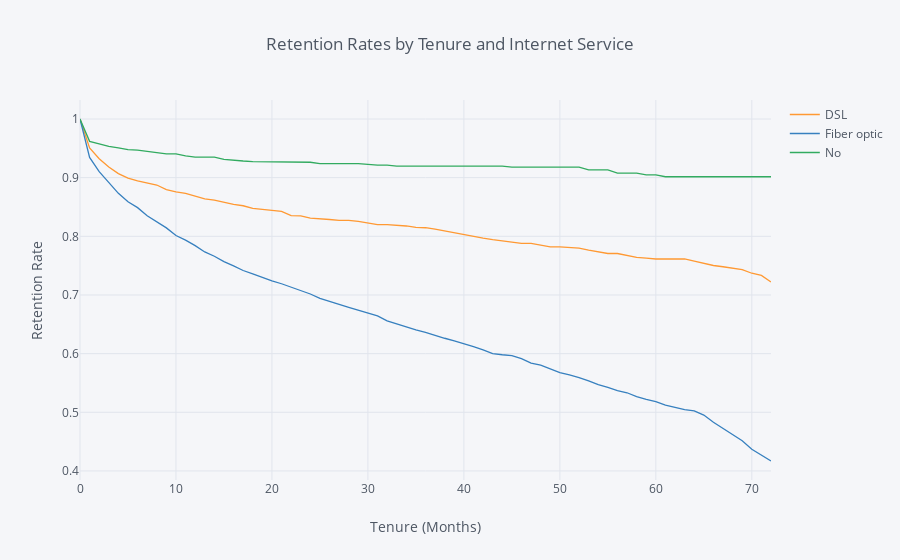

The notebook cell this image was saved under:
### Markdown cell above
From this perspective, we can see that the survival curve for senior citizens has a steeper slope than the curve for non-seniors, which causes them to end up with a much lower retention rate than non-seniors.

What if we define our cohorts around the type of Internet service the customer has as opposed to demographics?

### Code cell
rates = survival(data, 'InternetService', 'tenure', 'ChurnBinary')

rates.iplot(kind='line', xTitle='Tenure (Months)', yTitle='Retention Rate',
            title='Retention Rates by Tenure and Internet Service')

### Figure 1 — Plotly figure (JSON) as saved in the notebook; plotly's stock layout.template omitted (floating-point values rounded to 4 significant figures)
{"data": [{"line": {"color": "rgba(255, 153, 51, 1.0)", "dash": "solid", "shape": "linear", "width": 1.3}, "mode": "lines", "name": "DSL", "text": "", "type": "scatter", "uid": "23839f1e-a0ff-4b93-bfc5-8cdead6a3589", "x": [0, 1, 2, 3, 4, 5, 6, 7, 8, 9, 10, 11, 12, 13, 14, 15, 16, 17, 18, 19, 20, 21, 22, 23, 24, 25, 26, 27, 28, 29, 30, 31, 32, 33, 34, 35, 36, 37, 38, 39, 40, 41, 42, 43, 44, 45, 46, 47, 48, 49, 50, 51, 52, 53, 54, 55, 56, 57, 58, 59, 60, 61, 62, 63, 64, 65, 66, 67, 68, 69, 70, 71, 72], "y": [1, 0.9507, 0.9322, 0.9181, 0.9069, 0.8992, 0.8946, 0.8908, 0.8875, 0.8797, 0.8758, 0.8732, 0.8681, 0.864, 0.8619, 0.8576, 0.8543, 0.8521, 0.8476, 0.8459, 0.8448, 0.8425, 0.8354, 0.8348, 0.8311, 0.8293, 0.8286, 0.8273, 0.8273, 0.8253, 0.8226, 0.8198, 0.8198, 0.8191, 0.8176, 0.8154, 0.8147, 0.8123, 0.8092, 0.8052, 0.802, 0.7995, 0.7969, 0.7943, 0.7926, 0.7908, 0.788, 0.788, 0.7851, 0.7821, 0.7821, 0.781, 0.78, 0.7766, 0.7731, 0.7707, 0.7707, 0.7669, 0.7642, 0.7628, 0.7614, 0.7614, 0.7614, 0.7614, 0.7579, 0.7541, 0.7503, 0.7481, 0.7458, 0.7431, 0.7371, 0.7333, 0.7223]}, {"line": {"color": "rgba(55, 128, 191, 1.0)", "dash": "solid", "shape": "linear", "width": 1.3}, "mode": "lines", "name": "Fiber optic", "text": "", "type": "scatter", "uid": "b7405143-fd05-4b60-8e1f-bf321a058f5f", "x": [0, 1, 2, 3, 4, 5, 6, 7, 8, 9, 10, 11, 12, 13, 14, 15, 16, 17, 18, 19, 20, 21, 22, 23, 24, 25, 26, 27, 28, 29, 30, 31, 32, 33, 34, 35, 36, 37, 38, 39, 40, 41, 42, 43, 44, 45, 46, 47, 48, 49, 50, 51, 52, 53, 54, 55, 56, 57, 58, 59, 60, 61, 62, 63, 64, 65, 66, 67, 68, 69, 70, 71, 72], "y": [1, 0.9344, 0.9103, 0.8917, 0.8733, 0.8588, 0.8489, 0.8352, 0.8241, 0.8144, 0.8013, 0.7935, 0.7842, 0.7734, 0.7661, 0.757, 0.7496, 0.7417, 0.7361, 0.73, 0.7242, 0.7191, 0.7133, 0.7085, 0.7017, 0.6943, 0.6886, 0.684, 0.679, 0.6739, 0.6692, 0.6644, 0.656, 0.6506, 0.646, 0.6405, 0.6363, 0.6306, 0.6263, 0.6219, 0.6175, 0.612, 0.6064, 0.6002, 0.5981, 0.5965, 0.5917, 0.5839, 0.5805, 0.5737, 0.5678, 0.5636, 0.5593, 0.5536, 0.5471, 0.5424, 0.5369, 0.5333, 0.5267, 0.5221, 0.5182, 0.5124, 0.5081, 0.5045, 0.5026, 0.4953, 0.4831, 0.4723, 0.4618, 0.4517, 0.437, 0.4275, 0.417]}, {"line": {"color": "rgba(50, 171, 96, 1.0)", "dash": "solid", "shape": "linear", "width": 1.3}, "mode": "lines", "name": "No", "text": "", "type": "scatter", "uid": "c0f2cd30-8758-404e-b817-cf352818f2d0", "x": [0, 1, 2, 3, 4, 5, 6, 7, 8, 9, 10, 11, 12, 13, 14, 15, 16, 17, 18, 19, 20, 21, 22, 23, 24, 25, 26, 27, 28, 29, 30, 31, 32, 33, 34, 35, 36, 37, 38, 39, 40, 41, 42, 43, 44, 45, 46, 47, 48, 49, 50, 51, 52, 53, 54, 55, 56, 57, 58, 59, 60, 61, 62, 63, 64, 65, 66, 67, 68, 69, 70, 71, 72], "y": [1, 0.9618, 0.9576, 0.9532, 0.9509, 0.9478, 0.947, 0.9446, 0.9422, 0.9405, 0.9405, 0.937, 0.9352, 0.9352, 0.9352, 0.9313, 0.9294, 0.9284, 0.9273, 0.9273, 0.9263, 0.9263, 0.9263, 0.9263, 0.9263, 0.9239, 0.9239, 0.9239, 0.9239, 0.9239, 0.9226, 0.9212, 0.9212, 0.9198, 0.9198, 0.9198, 0.9198, 0.9198, 0.9198, 0.9198, 0.9198, 0.9198, 0.9198, 0.9198, 0.9198, 0.918, 0.918, 0.918, 0.918, 0.918, 0.918, 0.918, 0.918, 0.9132, 0.9132, 0.9132, 0.9078, 0.9078, 0.9078, 0.9048, 0.9048, 0.9015, 0.9015, 0.9015, 0.9015, 0.9015, 0.9015, 0.9015, 0.9015, 0.9015, 0.9015, 0.9015, 0.9015]}], "layout": {"legend": {"bgcolor": "#F5F6F9", "font": {"color": "#4D5663"}}, "paper_bgcolor": "#F5F6F9", "plot_bgcolor": "#F5F6F9", "title": {"font": {"color": "#4D5663"}, "text": "Retention Rates by Tenure and Internet Service"}, "xaxis": {"autorange": true, "gridcolor": "#E1E5ED", "range": [0, 72], "showgrid": true, "tickfont": {"color": "#4D5663"}, "title": {"font": {"color": "#4D5663"}, "text": "Tenure (Months)"}, "type": "linear", "zerolinecolor": "#E1E5ED"}, "yaxis": {"autorange": true, "gridcolor": "#E1E5ED", "range": [0.3846, 1.032], "showgrid": true, "tickfont": {"color": "#4D5663"}, "title": {"font": {"color": "#4D5663"}, "text": "Retention Rate"}, "type": "linear", "zerolinecolor": "#E1E5ED"}}}
